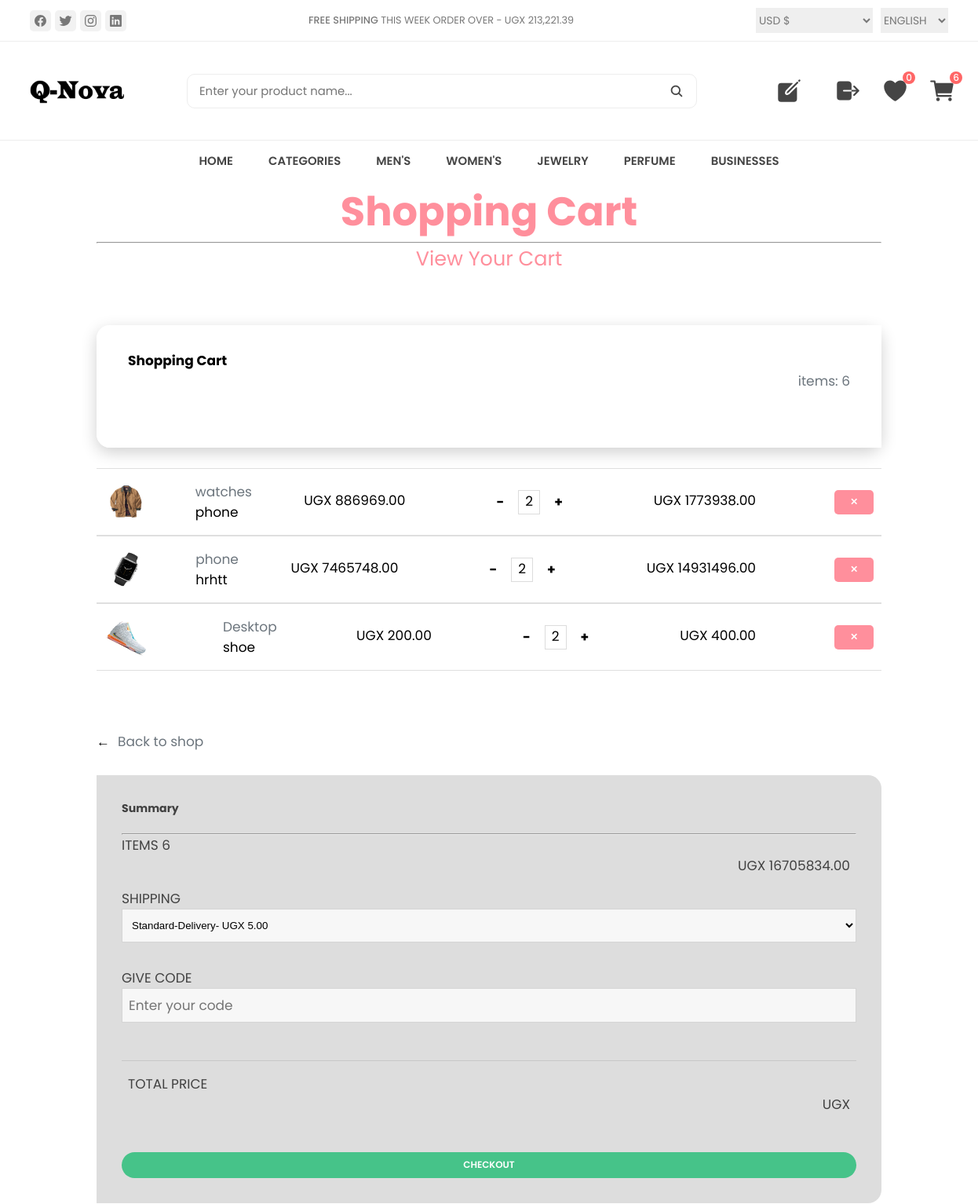
The page /cart/ (signed in, upper part) on the database as committed earlier.
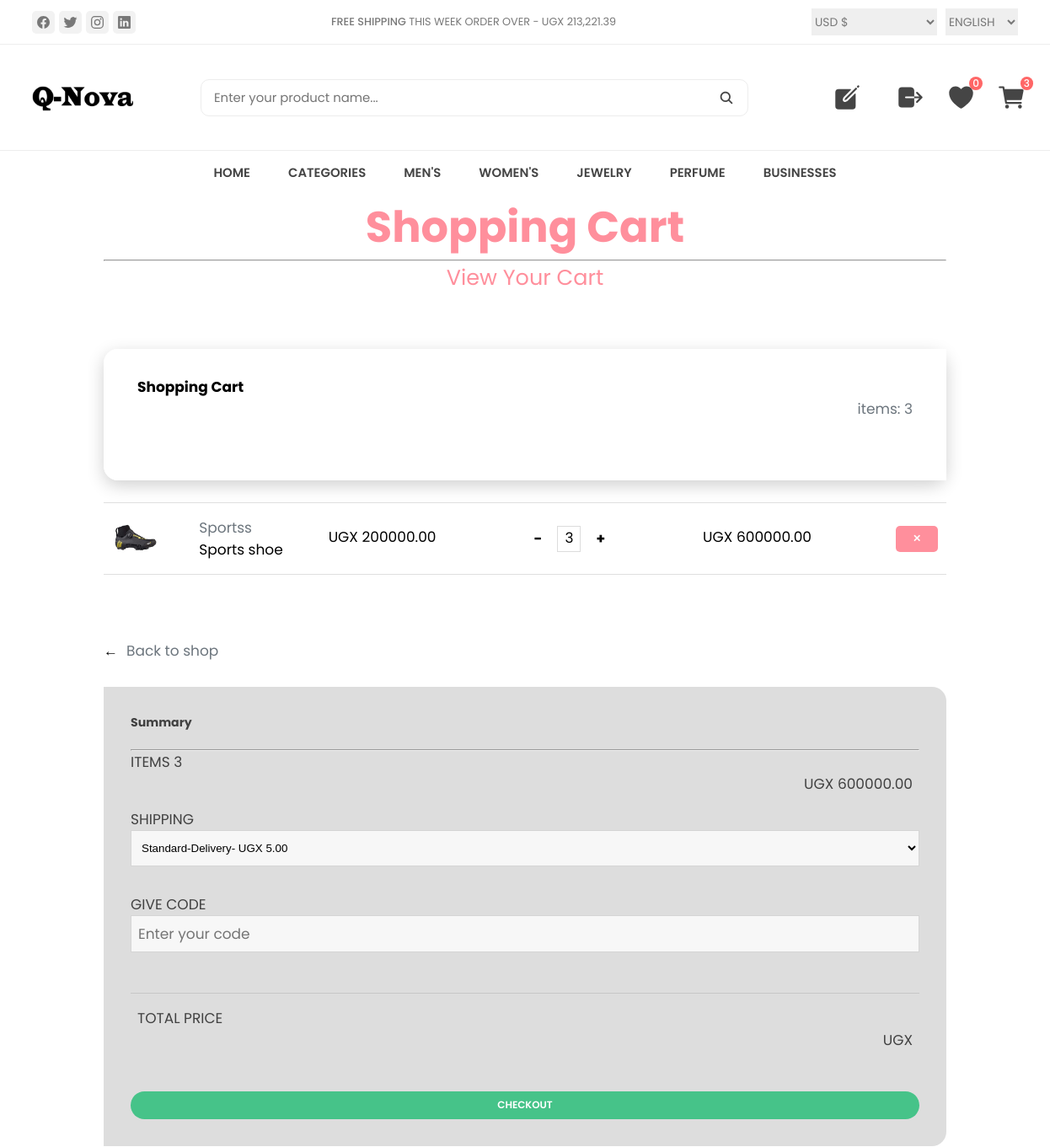
The same page on the database as committed later.
### home/models.py (models this page shows, shortened)
class Order(models.Model):
    product=models.ForeignKey(Product, on_delete=models.CASCADE, null=True, blank=True)
    produk=models.ForeignKey(Produk, on_delete=models.CASCADE, null=True, blank=True)
    customer=models.ForeignKey(Customer, on_delete=models.SET_NULL, null=True, blank=True)
    quantity=models.IntegerField(default=1)
    address=models.CharField(max_length=200, default='', blank=True)
    phone=models.CharField(max_length=20, default='', blank=True)
    date_Ordered=models.DateField(default=datetime.datetime.today)
    status=models.BooleanField(default=False, null=True, blank=False)
    transaction_id=models.CharField(max_length=200,null=True)
    @property
    def get_cart_total(self):
        orderitems=self.orderitem_set.all()
        total=sum([item.get_total for item in orderitems])
        return total
    @property
    def get_cart_items(self):
        orderitems=self.orderitem_set.all()
        total=sum([item.quantity for item in orderitems])
        return total

class OrderItem(models.Model):
    product=models.ForeignKey(Product, on_delete=models.SET_NULL, null=True, blank=True)
    produk=models.ForeignKey(Produk, on_delete=models.SET_NULL, null=True, blank=True)
    order=models.ForeignKey(Order, on_delete=models.SET_NULL, null=True, blank=True)
    quantity=models.IntegerField(default=1,  null=True, blank=True)
    date_added=models.DateField(default=datetime.datetime.today)
    @property
    def get_total(self):
        if self.product:
            total=self.product.price*self.quantity
            return total
        elif self.produk:
            total=self.produk.price*self.quantity
            return total

class Product(models.Model):
    vendor = models.ForeignKey(Vendor, on_delete=models.CASCADE, null=True, blank=True)
    name=models.CharField(max_length=200)
    price=models.DecimalField(default=0,decimal_places=2, max_digits=16)
    Category=models.ForeignKey(Category, on_delete=models.CASCADE, default=1)
    description=models.TextField( max_length=500, default='', blank=True, null=True)
    image1=models.ImageField(upload_to='uploads/products/')
    image2=models.ImageField(upload_to='uploads/products/', blank=True, null=True)
    is_sale = models.BooleanField(default=False)
    sale_price = models.DecimalField(default=0,decimal_places=2, max_digits=16)
    digital=models.BooleanField(default=False, null=True, blank=False)

class Category(models.Model):
    name=models.CharField(max_length=50)
    def __str__(self):
        return self.name
    class Meta:
        verbose_name_plural = 'categories'

class Produk(models.Model):
    name=models.CharField(max_length=200)
    price=models.DecimalField(default=0,decimal_places=2, max_digits=16)
    Category=models.ForeignKey(Category, on_delete=models.CASCADE, default=1)
    description=models.CharField(max_length=500, default='', blank=True, null=True)
    image1=models.ImageField(upload_to='uploads/produks/')
    image2=models.ImageField(upload_to='uploads/produks/', blank=True, null=True)
    is_sale = models.BooleanField(default=False)
    sale_price = models.DecimalField(default=0,decimal_places=2, max_digits=16)
    digital=models.BooleanField(default=False, null=True, blank=False)

### home/views.py (the view)
# urls.py: path('cart/', views.cart, name='cart'),
def cart(request):
      if request.user.is_authenticated:
        customer=request.user.customer
        order, created=Order.objects.get_or_create(customer=customer, status=False)
        items=order.orderitem_set.all()
        cartItems = order.get_cart_items
      else:
        items=[]
        order={'get_cart_total':0, 'get_cart_items':0, 'shipping':False}
        cartItems = order['get_cart_items']
      return render(request, 'cart.html',{'items':items, 'order':order, 'cartItems': cartItems})

### templates/cart.html (shortened to what the changed rows need)
{% extends 'base.html'%}
{% load static %}
{% block content%}
<div class="Cart" style="margin: 0 auto; max-width: 1000px;">
    <div class="Cart-header" style="color: hsl(353, 100%, 78%); text-align: center; font-size: 150%;">
        <h1 style="margin: 0; padding: 0;">Shopping Cart</h1>
        <br/>
    </div>
    <br/>
    <div style="margin: auto; max-width: 1000px; width: 100%; box-shadow: 0 6px 20px 0 rgba(0, 0, 0, 0.19); border-radius: 1rem; border: transparent;">
        <div>
            <div style="background-color: #fff; padding: 4vh 5vh; border-bottom-left-radius: 1rem; border-top-left-radius: 1rem;">
                <div style="margin-bottom: 5vh;">
                    <div>
                        <div><h4><b>Shopping Cart</b></h4></div>
                        <div style="text-align: right; color: #6c757d;">items:  {{order.get_cart_items}}</div>
                    </div>
                </div>
            </div>
        </div>
    </div><br/>
    {%for item in items %}
    <div style="margin: 0; border-top: 1px solid rgba(0,0,0,.125); border-bottom: 1px solid rgba(0,0,0,.125);">
        <div style="margin: 0; padding: 2vh 0; width: 100%; display: flex; align-items: center; justify-content: space-between;">
            {% if item.product %}
            <div style="padding: 0 1vh;"><img style="width: 3.5rem;" src="{{item.product.image1.url}}"></div>
            <div style="padding: 0 1vh;">
                <div style="color: #6c757d;">{{item.product.Category}}</div>
                <div>{{item.product.name}}</div>
            </div>
                <div style="padding: 0 1vh; padding-right: 10px; display: flex; justify-content: space-between;">
                    <div style="padding: 0 1vh; padding-right: 100px; ">UGX {{item.product.price}} </div>
                    <div style="padding: 0 1vh; display: flex; padding-right: 100px; gap: 10px; ">
                        <button><h4 data-product="{{item.product.id}}" data-action="remove" class="update-cart" style="color: black; text-decoration: none; padding: 0 1vh;">-</h4></button>
                        <a href="#" style="color: black; text-decoration: none; padding: 0 1vh; border: 1px solid rgba(0, 0, 0, 0.137);">{{item.quantity}}</a>
                        <button><h4 data-product="{{item.product.id}}" data-action="add" class="update-cart" style="color: black; text-decoration: none; padding: 0 1vh;">+</h4></button>
                    </div>
                    <div style="padding: 0 1vh; padding-right: 100px; ">UGX {{item.get_total}} </div>
                    <span style="margin-left: auto; font-size: 0.7rem; text-align: right; padding-right: 20px;" class="banner-btn">&#10005;</span>
                </div>
            </div>
            {% else %}
            <div style="padding: 0 1vh;"><img style="width: 3.5rem;" src="{{item.produk.image1.url}}"></div>
            <div style="padding: 0 1vh;">
                <div style="color: #6c757d;">{{item.produk.Category}}</div>
                <div>{{item.produk.name}}</div>
            </div>
                <div style="padding: 0 1vh; padding-right: 10px; display: flex; justify-content: space-between;">
                    <div style="padding: 0 1vh; padding-right: 100px; ">UGX {{item.produk.price}} </div>
                    <div style="padding: 0 1vh; display: flex; padding-right: 100px; gap: 10px; ">
                        <button><h4 data-produk="{{item.produk.id}}" data-action="remove" class="update-cart" style="color: black; text-decoration: none; padding: 0 1vh;">-</h4></button>
                        <a href="#" style="color: black; text-decoration: none; padding: 0 1vh; border: 1px solid rgba(0, 0, 0, 0.137);">{{item.quantity}}</a>
                        <button><h4 data-produk="{{item.produk.id}}" data-action="add" class="update-cart" style="color: black; text-decoration: none; padding: 0 1vh;">+</h4></button>
                    </div>
                    <div style="padding: 0 1vh; padding-right: 100px; ">UGX {{item.get_total}} </div>
                    <span style="margin-left: auto; font-size: 0.7rem; text-align: right; padding-right: 20px;" class="banner-btn">&#10005;</span>
                </div>
            </div>
            {% endif %}
    </div>
    {%endfor%}
    <div style="background-color: #ddd; border-top-right-radius: 1rem; border-bottom-right-radius: 1rem; padding: 4vh; color: rgb(65, 65, 65);">
        <div style="margin: 0;">
            <div style="padding: 0 1vh; padding-left:0;">ITEMS  {{order.get_cart_items}}</div>
            <div style="padding: 0 1vh; text-align: right;">UGX  {{order.get_cart_total}}</div>
        </div>
    </div>
    <br/><br/><br/><br/><br/><br/><br/>
</div>
{% endblock%}

Rows that differ between the two databases and show on the page:
removed Order: get_cart_items "6", get_cart_total "16705834.00"
removed OrderItem: product.image1 (picture), product.Category "watches", product.name "phone", product.price "886969.00", quantity "2", get_total "1773938.00"
removed OrderItem: product.image1 (picture), product.Category "phone", product.name "hrhtt", product.price "7465748.00", quantity "2", get_total "14931496.00"
removed OrderItem: product.image1 (picture), product.Category "Desktop", product.name "shoe", product.price "200.00", quantity "2", get_total "400.00"
added Order: get_cart_items "3", get_cart_total "600000.00"
added OrderItem: produk.image1 (picture), produk.Category "Sportss", produk.name "Sports shoe", produk.price "200000.00", quantity "3", get_total "600000.00"
Other text that changed with them:
{{ cartItems }}: "6" → "3"
